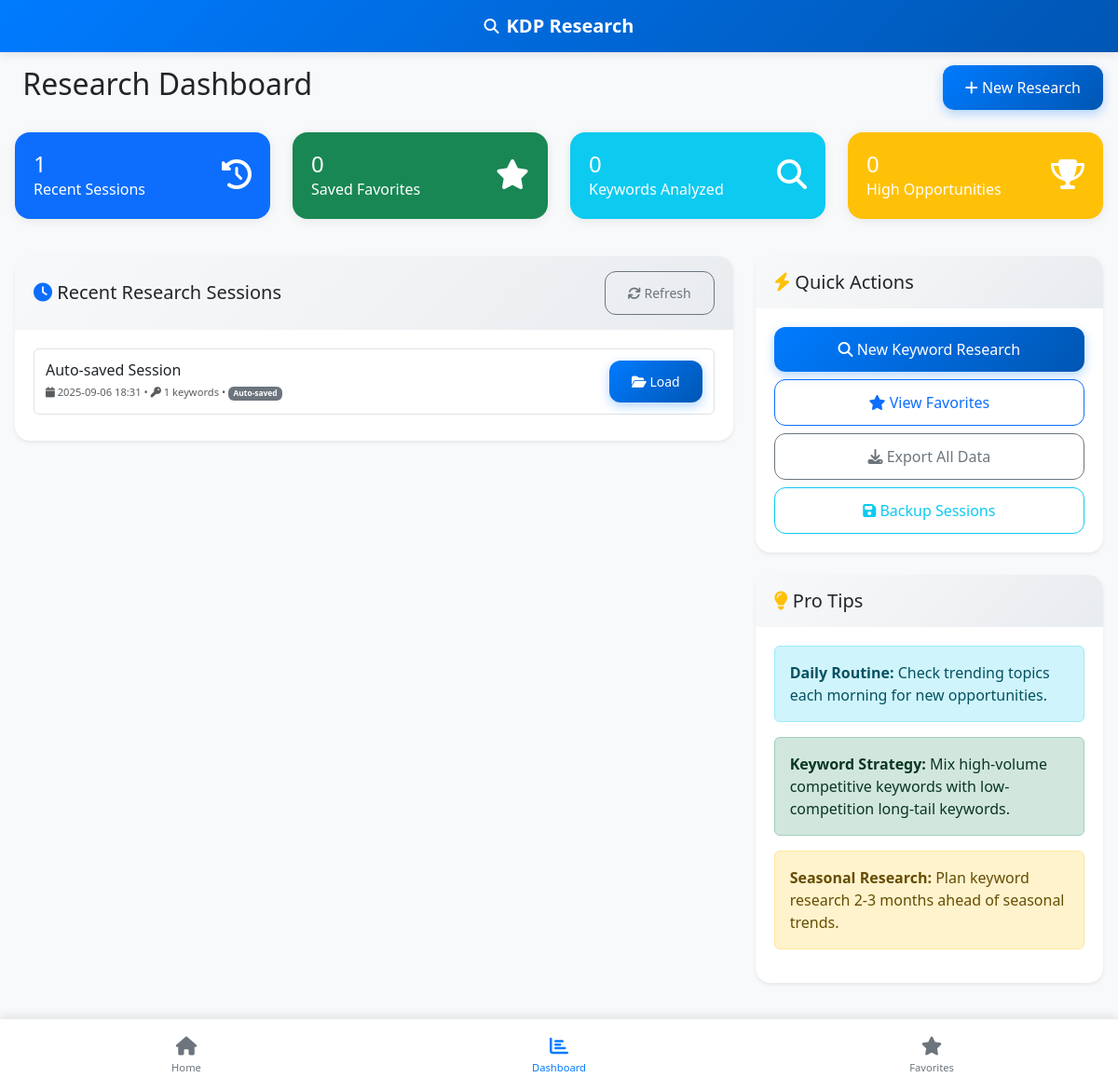
Page /dashboard on the earlier database version.
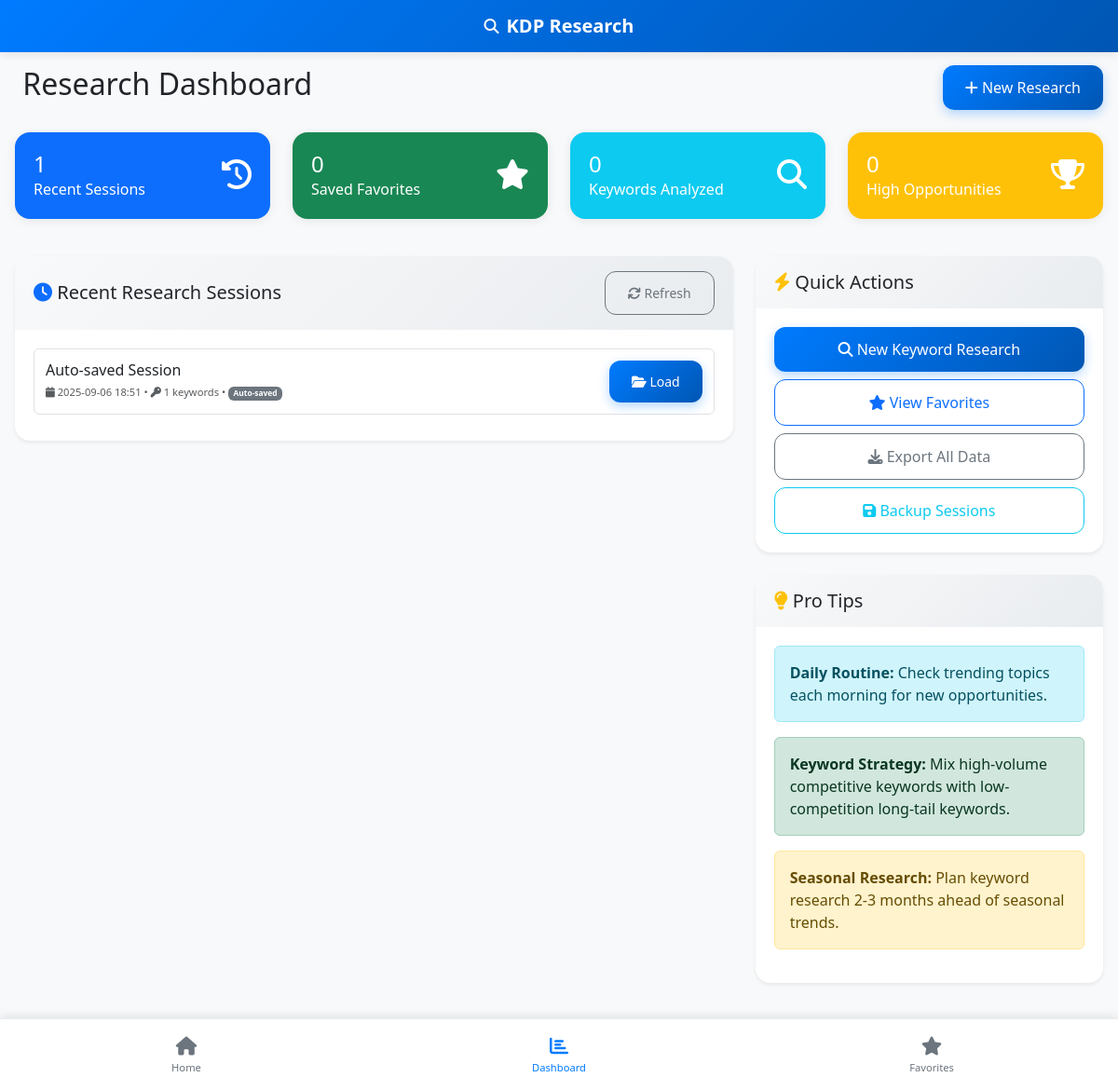
Same page on the later database version.
### models.py (models this page shows, shortened)
class SearchSession(db.Model):
    id = db.Column(db.Integer, primary_key=True)
    session_name = db.Column(db.String(200), nullable=False)
    keywords = db.Column(db.Text)  # JSON string of keywords and their data
    created_at = db.Column(db.DateTime, default=datetime.utcnow)
    updated_at = db.Column(db.DateTime, default=datetime.utcnow, onupdate=datetime.utcnow)
    is_autosave = db.Column(db.Boolean, default=False)
    def get_keywords(self):
        if self.keywords:
            return json.loads(self.keywords)
        return []

### routes.py (the view)
@app.route('/dashboard')
def dashboard():
    recent_sessions = SearchSession.query.order_by(SearchSession.updated_at.desc()).limit(5).all()
    return render_template('dashboard.html', recent_sessions=recent_sessions)

### templates/dashboard.html (shortened to what this page needs)
{% extends "base.html" %}
{% block content %}
<div class="row">
    <div class="col-12">
        <div class="d-flex justify-content-between align-items-center mb-4">
            <h2>
                Research Dashboard
            </h2>
            <div>
                <a href="{{ url_for('index') }}" class="btn btn-primary">
                    <i class="fas fa-plus"></i> New Research
                </a>
            </div>
        </div>
    </div>
</div>
<div class="row">
    <div class="col-lg-3 col-md-6 mb-4">
        <div class="card bg-primary text-white">
            <div class="card-body">
                <div class="d-flex justify-content-between">
                    <div>
                        <h4 class="mb-0">{{ recent_sessions|length }}</h4>
                        <p class="mb-0">Recent Sessions</p>
                    </div>
                    <div class="align-self-center">
                        <i class="fas fa-history fa-2x"></i>
                    </div>
                </div>
            </div>
        </div>
    </div>
    <div class="col-lg-3 col-md-6 mb-4">
        <div class="card bg-success text-white">
            <div class="card-body">
                <div class="d-flex justify-content-between">
                    <div>
                        <h4 class="mb-0" id="favoritesCount">0</h4>
                        <p class="mb-0">Saved Favorites</p>
                    </div>
                    <div class="align-self-center">
                        <i class="fas fa-star fa-2x"></i>
                    </div>
                </div>
            </div>
        </div>
    </div>
    <div class="col-lg-3 col-md-6 mb-4">
        <div class="card bg-info text-white">
            <div class="card-body">
                <div class="d-flex justify-content-between">
                    <div>
                        <h4 class="mb-0" id="totalKeywords">0</h4>
                        <p class="mb-0">Keywords Analyzed</p>
                    </div>
                    <div class="align-self-center">
                        <i class="fas fa-search fa-2x"></i>
                    </div>
                </div>
            </div>
        </div>
    </div>
    <div class="col-lg-3 col-md-6 mb-4">
        <div class="card bg-warning text-white">
            <div class="card-body">
                <div class="d-flex justify-content-between">
                    <div>
                        <h4 class="mb-0" id="opportunityKeywords">0</h4>
                        <p class="mb-0">High Opportunities</p>
                    </div>
                    <div class="align-self-center">
                        <i class="fas fa-trophy fa-2x"></i>
                    </div>
                </div>
            </div>
        </div>
    </div>
</div>
<div class="row">
    <div class="col-lg-8">
        <div class="card shadow-sm">
            <div class="card-header d-flex justify-content-between align-items-center">
                <h5 class="mb-0">
                    <i class="fas fa-clock text-primary"></i>
                    Recent Research Sessions
                </h5>
                <button class="btn btn-sm btn-outline-secondary" onclick="refreshSessions()">
                    <i class="fas fa-refresh"></i> Refresh
                </button>
            </div>
            <div class="card-body">
                {% if recent_sessions %}
                    <div id="sessionsContainer">
                        {% for session in recent_sessions %}
                        <div class="session-item" data-session-id="{{ session.id }}">
                            <div class="session-info">
                                <h6 class="mb-1">{{ session.session_name }}</h6>
                                <div class="session-meta">
                                    <small class="text-muted">
                                        <i class="fas fa-calendar"></i>
                                        {{ session.updated_at.strftime('%Y-%m-%d %H:%M') }}
                                        •
                                        <i class="fas fa-key"></i>
                                        {{ session.get_keywords()|length }} keywords
                                        {% if session.is_autosave %}
                                        • <span class="badge bg-secondary">Auto-saved</span>
                                        {% endif %}
                                    </small>
                                </div>
                            </div>
                            <div class="session-actions">
                                <button class="btn btn-sm btn-primary" onclick="loadSession({{ session.id }})">
                                    <i class="fas fa-folder-open"></i> Load
                                </button>
                            </div>
                        </div>
                        {% endfor %}
                    </div>
                {% endif %}
            </div>
        </div>
    </div>
    <div class="col-lg-4">
        <div class="card shadow-sm mb-4">
            <div class="card-header">
                <h5 class="mb-0">
                    <i class="fas fa-bolt text-warning"></i>
                    Quick Actions
                </h5>
            </div>
            <div class="card-body">
                <div class="d-grid gap-2">
                    <a href="{{ url_for('index') }}" class="btn btn-primary">
                        <i class="fas fa-search"></i> New Keyword Research
                    </a>
                    <a href="{{ url_for('favorites') }}" class="btn btn-outline-primary">
                        <i class="fas fa-star"></i> View Favorites
                    </a>
                    <button class="btn btn-outline-secondary" onclick="exportAllData()">
                        <i class="fas fa-download"></i> Export All Data
                    </button>
                    <button class="btn btn-outline-info" onclick="backupSessions()">
                        <i class="fas fa-save"></i> Backup Sessions
                    </button>
                </div>
            </div>
        </div>
        <div class="card shadow-sm">
            <div class="card-header">
                <h5 class="mb-0">
                    <i class="fas fa-lightbulb text-warning"></i>
                    Pro Tips
                </h5>
            </div>
            <div class="card-body">
                <div class="alert alert-info">
                    <strong>Daily Routine:</strong> Check trending topics each morning for new opportunities.
                </div>
                <div class="alert alert-success">
                    <strong>Keyword Strategy:</strong> Mix high-volume competitive keywords with low-competition long-tail keywords.
                </div>
                <div class="alert alert-warning">
                    <strong>Seasonal Research:</strong> Plan keyword research 2-3 months ahead of seasonal trends.
                </div>
            </div>
        </div>
    </div>
</div>
{% endblock %}

### templates/base.html (shortened to what this page needs)
<!DOCTYPE html>
<html lang="en" data-bs-theme="light">
<head>
    <link href="https://cdn.jsdelivr.net/npm/bootstrap@5.3.2/dist/css/bootstrap.min.css" rel="stylesheet">
    <link href="https://cdnjs.cloudflare.com/ajax/libs/font-awesome/6.4.0/css/all.min.css" rel="stylesheet">
    <link href="{{ url_for('static', filename='css/styles.css') }}" rel="stylesheet">
</head>
<body>
    <header class="mobile-header bg-primary text-white fixed-top">
        <div class="container-fluid">
            <div class="d-flex align-items-center justify-content-center py-3">
                <i class="fas fa-search me-2"></i>
                <h1 class="h5 mb-0 fw-bold">KDP Research</h1>
            </div>
        </div>
    </header>
    <div class="header-spacer"></div>
    <main class="mobile-content">
        <div class="container-fluid px-3">
            {% block content %}{% endblock %}
        </div>
    </main>
    <nav class="mobile-bottom-nav fixed-bottom bg-white border-top">
        <div class="container-fluid">
            <div class="row text-center">
                <div class="col-4">
                    <a href="{{ url_for('index') }}" class="nav-link {% if request.endpoint == 'index' %}active{% endif %}">
                        <i class="fas fa-home fa-lg"></i>
                        <small class="d-block mt-1">Home</small>
                    </a>
                </div>
                <div class="col-4">
                    <a href="{{ url_for('dashboard') }}" class="nav-link {% if request.endpoint == 'dashboard' %}active{% endif %}">
                        <i class="fas fa-chart-bar fa-lg"></i>
                        <small class="d-block mt-1">Dashboard</small>
                    </a>
                </div>
                <div class="col-4">
                    <a href="{{ url_for('favorites') }}" class="nav-link {% if request.endpoint == 'favorites' %}active{% endif %}">
                        <i class="fas fa-star fa-lg"></i>
                        <small class="d-block mt-1">Favorites</small>
                    </a>
                </div>
            </div>
        </div>
    </nav>
    <div class="mobile-nav-spacer"></div>
    <div id="toastContainer" class="toast-container position-fixed top-0 end-0 p-3" style="z-index: 1050;"></div>
</body>
</html>

### static/css/styles.css (style rules this page uses)
:root { --bg-primary: #ffffff; --bg-secondary: #f8f9fa; --text-primary: #212529; --text-secondary: #6c757d; --border-color: #dee2e6; --accent-color: #007bff; --success-color: #28a745; --warning-color: #ffc107; --danger-color: #dc3545; --info-color: #17a2b8; --dark-bg-primary: #1a1a1a; --dark-bg-secondary: #2d2d2d; --dark-text-primary: #ffffff; --dark-text-secondary: #b0b0b0; --dark-border-color: #404040; --dark-accent-color: #0d6efd; }
body { font-family: 'Segoe UI', Tahoma, Geneva, Verdana, sans-serif; transition: all 0.3s ease; background-color: #f8f9fa; margin: 0; padding: 0; overflow-x: hidden; }
.mobile-header { z-index: 1000; box-shadow: 0 2px 10px rgba(0,0,0,0.1); background: linear-gradient(135deg, #007bff 0%, #0056b3 100%) !important; }
.header-spacer { height: 70px; }
.mobile-bottom-nav { z-index: 1000; background-color: #ffffff !important; box-shadow: 0 -2px 10px rgba(0,0,0,0.1); border-top: 1px solid #e9ecef !important; padding: 8px 0; }
.mobile-bottom-nav .nav-link { color: #6c757d; text-decoration: none; padding: 8px 4px; transition: all 0.2s ease; border-radius: 8px; margin: 0 4px; }
.mobile-bottom-nav .nav-link.active { color: #007bff; font-weight: 600; }
.mobile-bottom-nav small { font-size: 0.7rem; font-weight: 500; }
.mobile-nav-spacer { height: 80px; }
.mobile-content { min-height: calc(100vh - 150px); padding-bottom: 20px; }
.session-item { display: flex; justify-content: space-between; align-items: center; padding: 0.75rem; border: 1px solid var(--border-color); border-radius: 0.375rem; margin-bottom: 0.5rem; }
.session-info h6 { margin-bottom: 0.25rem; }
.session-meta { font-size: 0.8rem; color: var(--text-secondary); }
.card { border: none; border-radius: 16px; box-shadow: 0 2px 12px rgba(0,0,0,0.08); margin-bottom: 16px; }
.card-header { background: linear-gradient(135deg, #f8f9fa 0%, #e9ecef 100%); border-bottom: none; border-radius: 16px 16px 0 0 !important; padding: 16px 20px; }
.card-body { padding: 20px; }
.btn { border-radius: 12px; font-weight: 500; padding: 12px 24px; transition: all 0.2s ease; }
.btn-primary { background: linear-gradient(135deg, #007bff 0%, #0056b3 100%); border: none; box-shadow: 0 4px 12px rgba(0, 123, 255, 0.3); }
.toast-container { z-index: 1050; }

Differences in the rows shown:
changed SearchSession "Auto-saved Session": updated_at "2025-09-06 18:31" → "2025-09-06 18:51"
